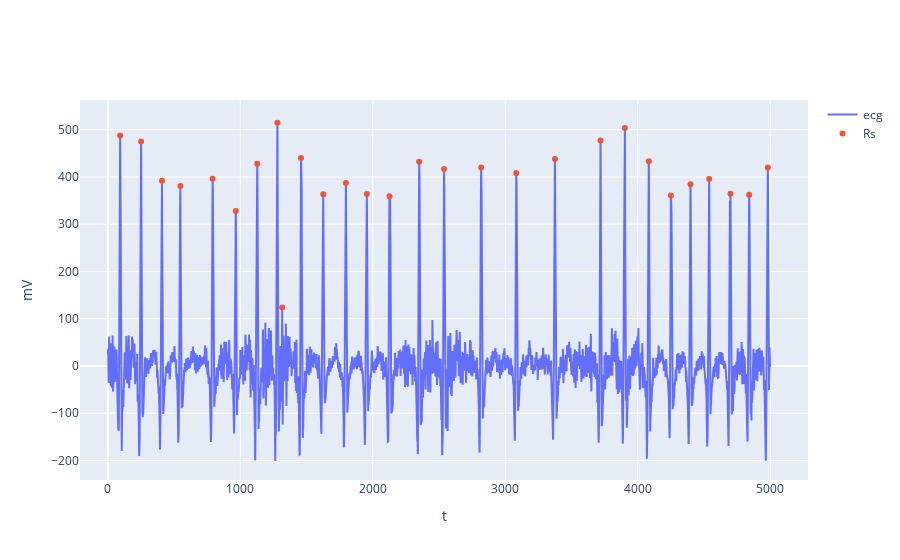

Source (notebook cell):
### Code cell
true_Rs = filtered_ecg[true_R_indices]
fig = make_subplots(shared_xaxes=True, shared_yaxes=True)
fig.add_trace(
    go.Line(y=filtered_ecg, x=np.arange(len(filtered_ecg)), name='ecg')
)
fig.add_trace(
    go.Scatter(x=true_R_indices, y=true_Rs, mode='markers', name='Rs')
)
fig.update_xaxes(title_text="t")
fig.update_yaxes(title_text="mV")
fig.show()

### Figure 1 — Plotly figure (JSON) as saved in the notebook; plotly's stock layout.template omitted (floating-point values rounded to 4 significant figures; data arrays with more than 128 entries replaced by an {"elided": "..."} marker saying what was removed)
{"data": [{"name": "ecg", "type": "scatter", "x": {"elided": "5000 int values"}, "y": {"elided": "5000 float values"}}, {"mode": "markers", "name": "Rs", "type": "scatter", "x": [93, 251, 409, 547, 791, 966, 1128, 1280, 1316, 1458, 1626, 1797, 1955, 2126, 2350, 2538, 2818, 3083, 3375, 3719, 3903, 4083, 4250, 4398, 4539, 4700, 4841, 4982], "y": [487.8, 475.0, 391.9, 381.2, 396.2, 327.8, 427.9, 514.9, 123.6, 440.3, 363.7, 387.3, 364.2, 359.5, 432.1, 416.8, 420.2, 408.3, 438.2, 477.2, 503.5, 433.6, 360.6, 384.8, 395.6, 364.3, 362.5, 420.4]}], "layout": {"xaxis": {"anchor": "y", "domain": [0, 1], "title": {"text": "t"}}, "yaxis": {"anchor": "x", "domain": [0, 1], "title": {"text": "mV"}}}}
